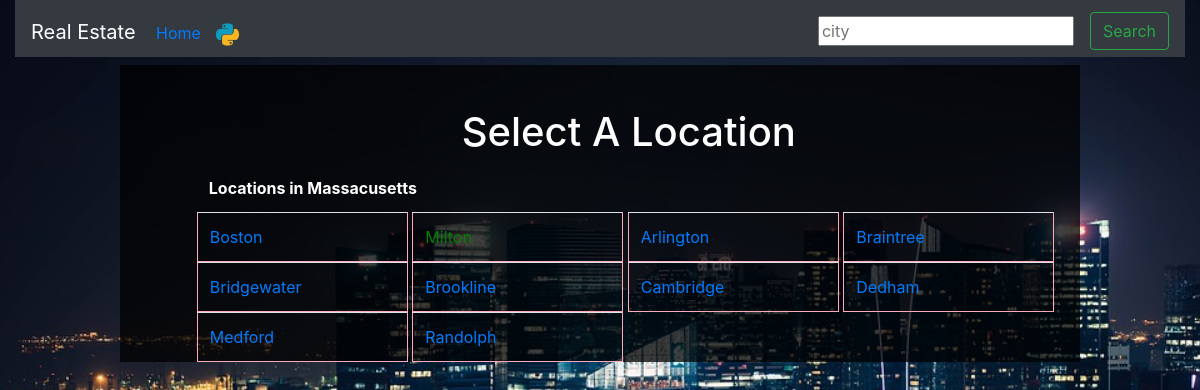
Page /homesapp/search/ on the committed database.
### homesapp/models.py (models this page shows, shortened)
class Location(models.Model):
    location_name = models.CharField(max_length = 200)
    location_type = models.CharField(max_length = 200)

### homesapp/views.py (the view)
# urls.py: path('search/', views.IndexSearchView.as_view(), name='search'),
class IndexSearchView(IndexView):
    paginate_by = 10
    def get_queryset(self):
        result = super(IndexSearchView, self).get_queryset()
        query = self.request.GET.get('q')
        if query:
            query_list = query.split()
            result = result.filter(
                reduce(operator.and_,
                    (Q(location_name__icontains=q) for q in query_list))
            )
        return result

### homesapp/templatetags/homesapp_extras.py (called while the page is built)
@register.simple_tag
def check_path(request, tags, pk):
    if(str(request.path) == "/homesapp/search/" or request.path == "/homesapp/"):
        tags = "locations"
    elif (str(request.path) == "/homesapp/" + str(pk) + "/" or
          str(request.path) == "/homesapp/" + str(pk) + "/searchProperties/"):
        tags = "properties"
    else:
        tags = ""
    return tags

@register.simple_tag
def style(location):
    if(location.property_set.exists()):
       return " color: green;"
    else:
        return ""

### homesapp/views.py (called while the page is built)
    def get_context_data(self, **kwargs):
        context = super(IndexView, self).get_context_data(**kwargs)
        context['tags'] = "default"
        return context

    def get_queryset(self):
        return Location.objects.all()

### homesapp/templates/homesapp/index.html (shortened to what this page needs)
{% extends 'homesapp/base.html' %}
{% load homesapp_extras %}
        {% block body %}
        <div class="home-card">
            <div class = "container" style="padding-left: 8%;padding-right: 2%">
                <div class="marg">
                    <h1>Select A Location</h1>
                </div>
                <table class="table">
                    <thead>
                        <tr>
                            <th style="border:0;">Locations in Massacusetts</th>
                        </tr>
                    </thead>
                    <tbody>
                        {% if location_list %}
                            {% for location in object_list %}
                                <tr class = "active">
                                    <td><a  style="{% style location %}" href="/homesapp/{{location.id}}">{{location.location_name}}</a></td>
                                </tr>
                            {% endfor %}
                        {% endif %}
                    </tbody>
                </table>
            </div>
        </div>
        {% endblock %}

### homesapp/static/homesapp/css/style.css (style rules this page uses)
body { background: url('../images/city.jpg'); background-repeat: no-repeat; background-size: cover; }
.home-card { background-color:rgba(0, 0, 0, 0.75); margin: auto; width: 80%; height: 90%; color: white; }
.marg { padding-top: 5%; margin-top: 1%; text-align: center; }

### homesapp/templates/homesapp/index.html (style rules this page uses)
table { border-collapse:collapse; table-layout:fixed; width:310px; }
table td { border:solid 1px #fab; width:210px; word-wrap:break-word; }
tr { display:inline }

### rows in the picture
Location: location_name "Boston"
Location: location_name "Milton"
Location: location_name "Arlington"
Location: location_name "Braintree"
Location: location_name "Bridgewater"
Location: location_name "Brookline"
Location: location_name "Cambridge"
Location: location_name "Dedham"
Location: location_name "Medford"
Location: location_name "Randolph"
